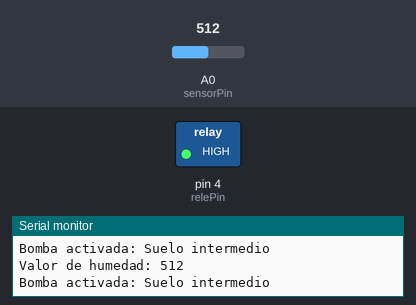
A sketch run on a simulated Arduino Uno, built with avr-gcc and run on an emulated ATmega328P. On the bench: switched loads named in the sketch (green lamp = pin HIGH), the last lines printed to the serial monitor. The test bench sets the inputs (shaded band); at power-on: A0 (sensorPin) = 512.

Above: at 5.8 s.
5.9 s: A0 (sensorPin) set to 306
At 9.4 s:
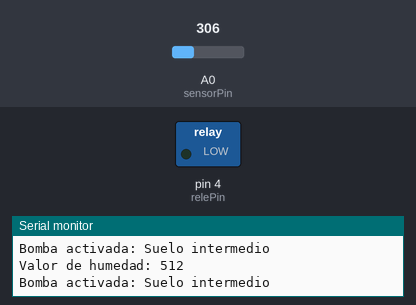
13.5 s: A0 (sensorPin) set to 391
19.5 s: A0 (sensorPin) set to 409
At 21.1 s:
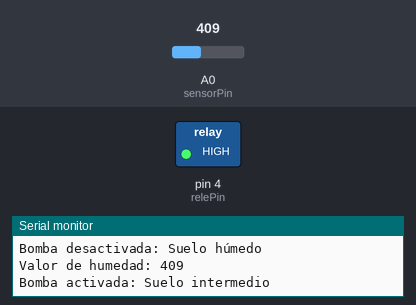
30.3 s: A0 (sensorPin) set to 122
At 33.5 s:
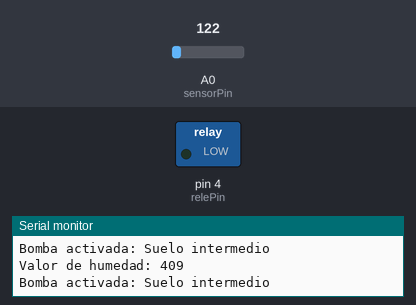
36.3 s: A0 (sensorPin) set to 511
At 37.8 s:
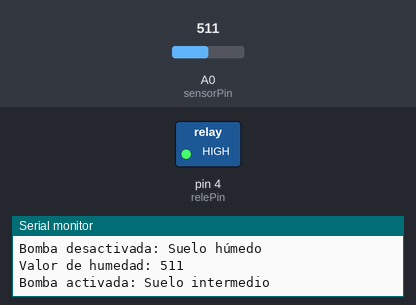
Timing chart, 0 to 48.1 s (numbered marks = the images above; inputs shaded):
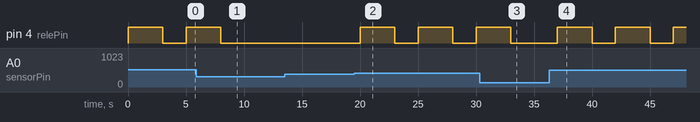

The sketch:

sistema_riego.ino
```cpp
int relePin = 4;      // Pin digital donde está conectado el relé
int sensorPin = A0;   // Pin analógico donde está conectado el sensor de humedad

// Umbrales para diferentes niveles de humedad
int humedadBaja = 600;    // Suelo muy seco, activa la bomba por más tiempo
int humedadMedia = 400;   // Suelo intermedio, activa la bomba por menos tiempo
int humedadAlta = 250;    // Suelo húmedo, no activa la bomba

void setup() {
  pinMode(relePin, OUTPUT);     // Configura el pin del relé como salida
  digitalWrite(relePin, LOW);   // Inicialmente apaga la bomba
  Serial.begin(9600);           // Inicia la comunicación serial
}

void loop() {
  int humedadValor = analogRead(sensorPin);  // Leer el valor del sensor de humedad

  // Mostrar valor de humedad en Monitor Serial para depuración
  Serial.print("Valor de humedad: ");
  Serial.println(humedadValor);

  // Control del tiempo que la bomba se activa según la humedad
  if (humedadValor > humedadBaja) {
    // Suelo muy seco: enciende la bomba por 6 segundos
    digitalWrite(relePin, HIGH);
    Serial.println("Bomba activada: Suelo muy seco");
    delay(6000);  // La bomba se queda encendida por 6 segundos
    digitalWrite(relePin, LOW);
  }
  else if (humedadValor > humedadMedia && humedadValor <= humedadBaja) {
    // Suelo intermedio: enciende la bomba por 3 segundos
    digitalWrite(relePin, HIGH);
    Serial.println("Bomba activada: Suelo intermedio");
    delay(3000);  // La bomba se queda encendida por 3 segundos
    digitalWrite(relePin, LOW);
  }
  else if (humedadValor <= humedadMedia) {
    // Suelo húmedo: apaga la bomba
    digitalWrite(relePin, LOW);
    Serial.println("Bomba desactivada: Suelo húmedo");
  }

  delay(2000);  // Pausa de 2 segundos antes de la próxima lectura
}
```

Measured:
- the behaviour switches between 400 and 401 on A0 (sensorPin) (found by bisection; images 1 and 2)
- after the input at 5.9 s, pin 4 (relePin): goes on until 8.0 s, then stays LOW
- after the input at 19.5 s, pin 4 (relePin): alternates HIGH for 3.0 s and LOW for 2.0 s, starting after 0.51 s
- after the input at 30.3 s, pin 4 (relePin): goes on until 33.0 s, then stays LOW
- after the input at 36.3 s, pin 4 (relePin): alternates HIGH for 3.0 s and LOW for 2.0 s, starting after 0.71 s
